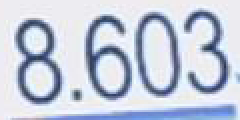
#> input picture data/power_meter_digits.png, 120 x 60 px (shown 2 times larger)
$ jupyter execute --allow-errors demo.ipynb
#> lines starting #> are read from the running program, lines starting #| are printed output that depends on the picture; after the words box and inside, x2 and y2 are one past the last pixel; in counts of white or black regions, pixels touching at a corner belong together
[cell 1]
# Examples:
# https://www.restack.io/p/image-recognition-answer-python-recognize-numbers-in-image-cat-ai

[cell 2]
from PIL import Image
import cv2
import numpy as np

import pytesseract as pt
pt.pytesseract.tesseract_cmd = r'C:\Program Files\Tesseract-OCR\tesseract.exe'

np_next = None

def go_next(np_arr):
    global np_next
    np_next = np_arr
    print(np_next.shape)
    display(Image.fromarray(np_next))

[cell 3]
# Crop to digits
img = Image.open('../data/power_meter_digits.png')
#> img is the input picture: PIL image 120x60 RGB; mean R, G, B 195.3, 202.9, 218.8

# A larger crop as if human have pointed at the power meter
# but Tesseract fails to recognoze ther (probaly some more confoguration/preprocessing required)
#img = Image.open('../data/power_meter.png')

np_src = np.array(img)
go_next(np_src)
#| (60, 120, 3)

[cell 4]
# Apply Gaussian blur
# Images often contain noise that can interfere with OCR accuracy. Applying filters such as Gaussian blur can help reduce this noise
np_blurred = cv2.GaussianBlur(np_next, (5, 5), 0)
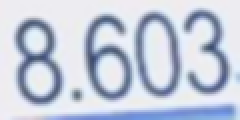
#> np_blurred: shape (60, 120, 3) (shown 2 times larger); mean R, G, B 195.3, 202.9, 218.9
go_next(np_blurred)
#| (60, 120, 3)

[cell 5]
# Said here https://tesseract-ocr.github.io/tessdoc/ImproveQuality.html:
# | Tesseract works best on images which have a DPI of at least 300 dpi, so it may be beneficial to resize images
np_resized = cv2.resize(np_next, None, fx=10, fy=10)
go_next(np_resized)
#| (600, 1200, 3)

[cell 6]
# Convert to grayscale
# Converting images to grayscale simplifies the data and reduces the complexity of the image.
# This step is essential as it eliminates color distractions and focuses on the intensity of the pixels, which is more relevant for OCR.
np_gray = cv2.cvtColor(np_next, cv2.COLOR_BGR2GRAY)
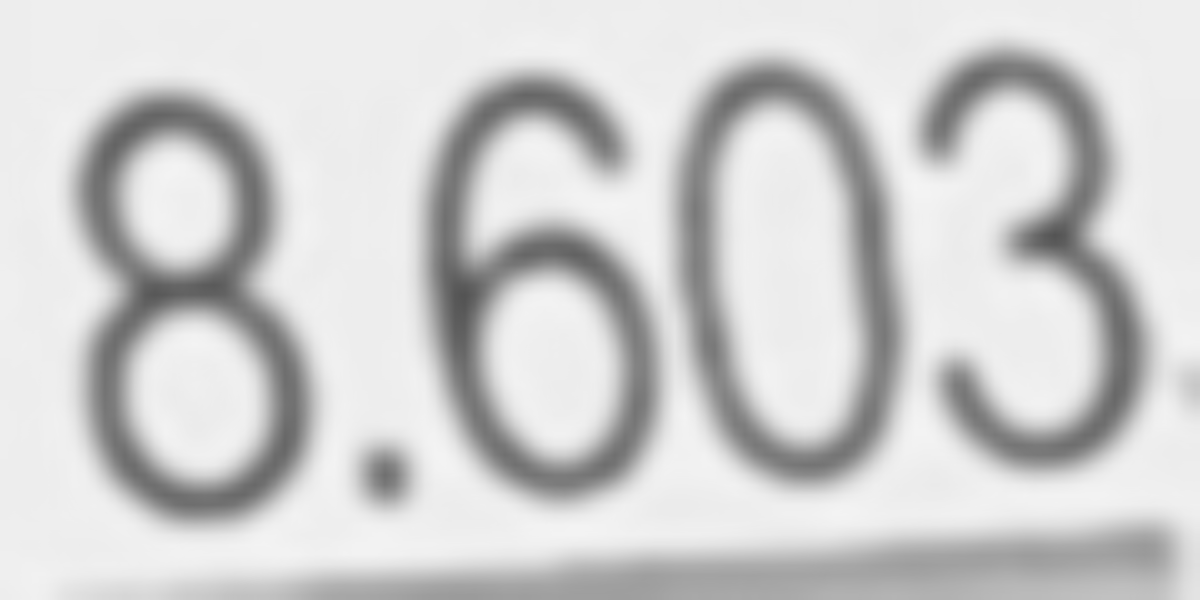
#> np_gray: shape (600, 1200); min 83, max 244, mean 206.7
go_next(np_gray)
#| (600, 1200)

[cell 7]
# Apply Otsu's thresholding
# Binarization transforms the image into a binary format, which can enhance the contrast between the text and the background.
# Techniques like Otsu's thresholding can be particularly effective
# Said here https://tesseract-ocr.github.io/tessdoc/ImproveQuality.html:
# | Tesseract does this internally (Otsu algorithm), but the result can be suboptimal, particularly if the page background is of uneven darkness
_, np_binary = cv2.threshold(np_next, 0, 255, cv2.THRESH_BINARY + cv2.THRESH_OTSU)
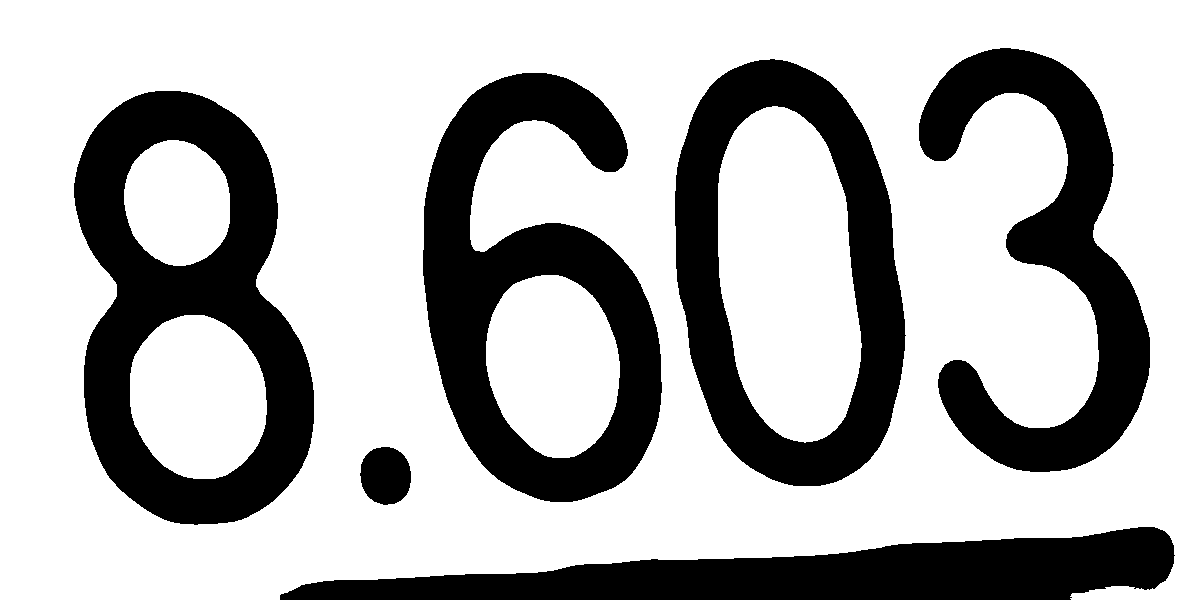
#> np_binary: shape (600, 1200); 70.5% white; 6 black regions, box (x1, y1, x2, y2) and area: (74, 91, 314, 525) 50338, (423, 73, 662, 502) 46628, (675, 59, 906, 486) 40435, (280, 527, 1175, 600) 36429, (919, 48, 1150, 472) 35958, (360, 447, 411, 505) 2346
go_next(np_binary)
#| (600, 1200)

[cell 8]
# Apply Canny edge detection
# Using edge detection techniques like Canny can help in highlighting the text areas, making it easier for OCR systems to identify characters
np_edged = cv2.Canny(np_next, 100, 200)
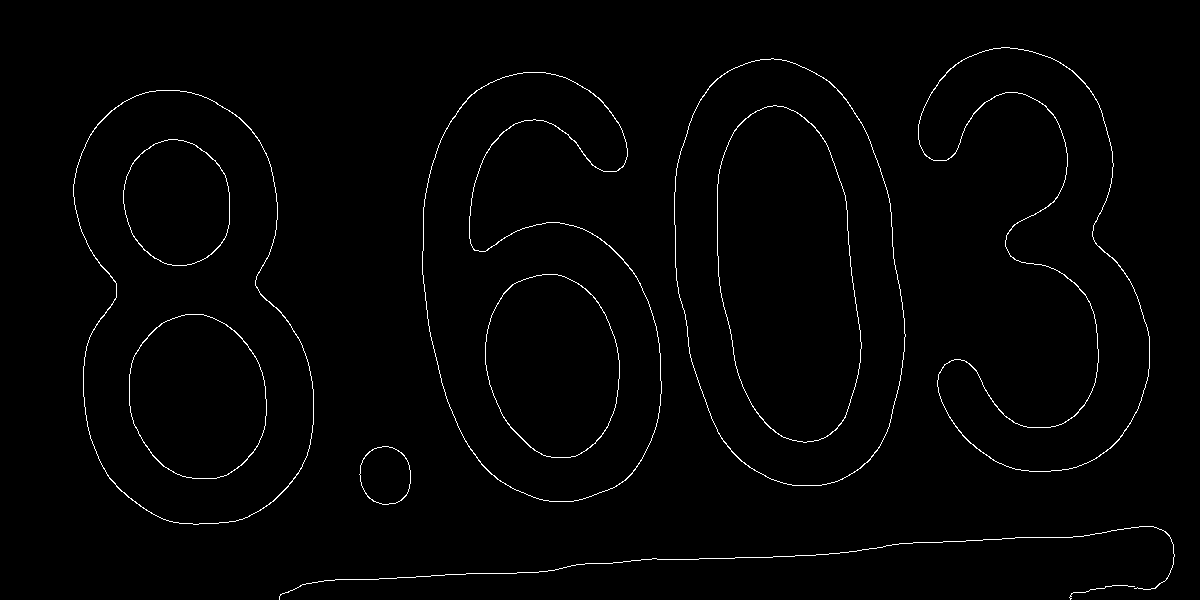
#> np_edged: shape (600, 1200); 1.2% white in thin lines or dots, all inside (x1, y1, x2, y2) = (73, 47, 1175, 600)
go_next(np_edged)
#| (600, 1200)

$ run again, with data/power_meter.png copied over data/power_meter_digits.png
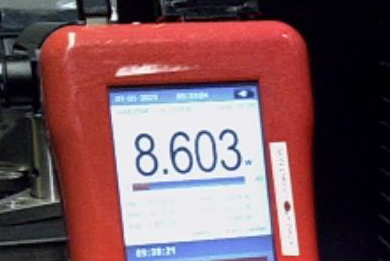
#> input picture data/power_meter.png, 390 x 261 px
#> img is the input picture: PIL image 390x261 RGB; mean R, G, B 120.5, 85.8, 91.6
#| (261, 390, 3)
#| (261, 390, 3)
#| (2610, 3900, 3)
#| (2610, 3900)
#> `_, np_binary = cv2.threshold(np_next, 0, 255, cv2.THRESH_BINARY + cv2...`:
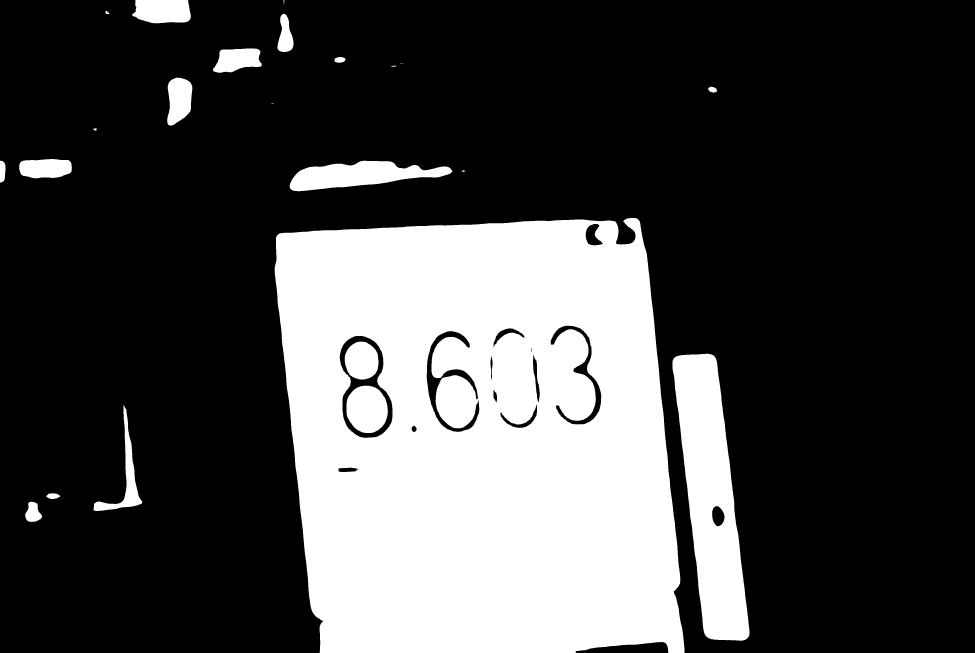
#> np_binary: shape (2610, 3900) (shown at 1/4 size); 27.5% white; 23 white regions (2 under 20 px), largest, box (x1, y1, x2, y2) and area: (1098, 872, 2738, 2610) 2418035, (2690, 1415, 2998, 2563) 202617, (1158, 643, 1810, 765) 45475
#| (2610, 3900)
#> `np_edged = cv2.Canny(np_next, 100, 200)`:
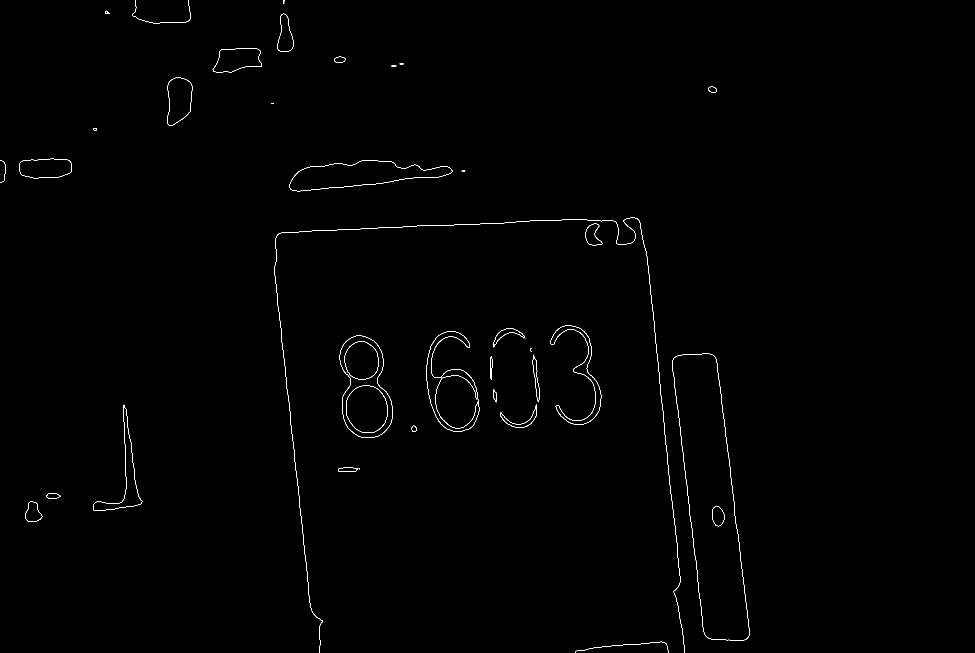
#> np_edged: shape (2610, 3900) (shown at 1/4 size); 0.22% white in thin lines or dots, all inside (x1, y1, x2, y2) = (0, 0, 2998, 2610)
#| (2610, 3900)
